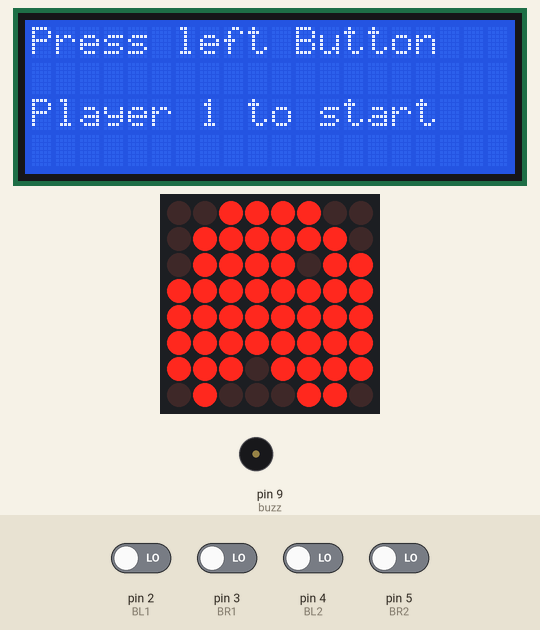
The sketch below on a simulated Arduino Uno, built with avr-gcc and run on an emulated ATmega328P. Parts: 20×4 character LCD, 8×8 LED matrix, buzzer (waves = sounding, pin HIGH). The test bench sets the inputs (shaded band); at power-on: pin 2 (BL1), pin 3 (BR1), pin 4 (BL2), pin 5 (BR2) LOW. Random numbers use the default seed unless the sketch sets one.

Above: at 0.9 s.
1.0 s: pin 2 (BL1) driven HIGH
At 1.29 s:
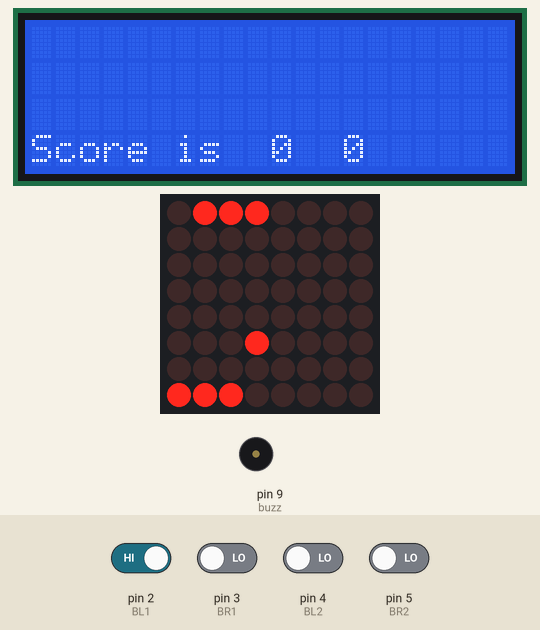
3.0 s: pin 3 (BR1) driven HIGH
At 3.44 s:
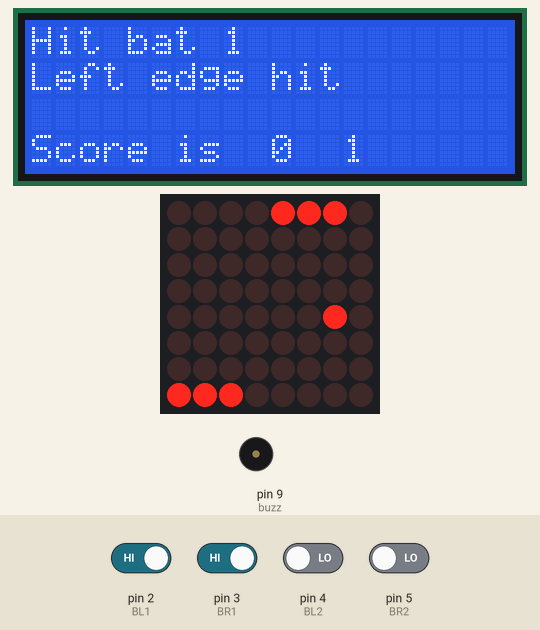
5.2 s: pin 4 (BL2) driven HIGH
At 6.77 s:
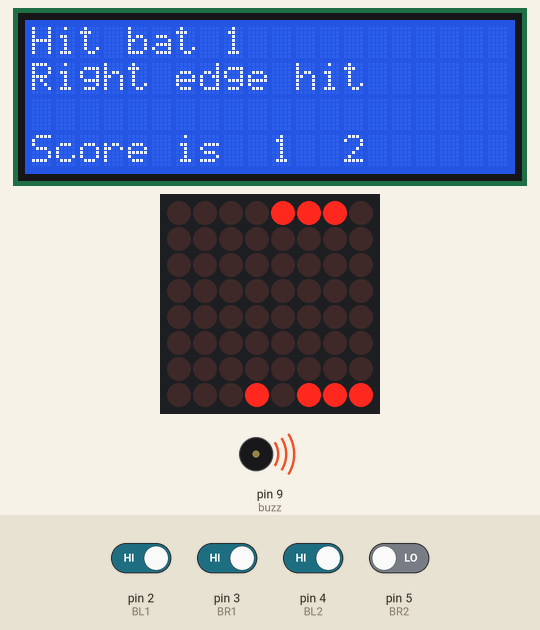
7.2 s: pin 5 (BR2) driven HIGH
At 7.48 s:
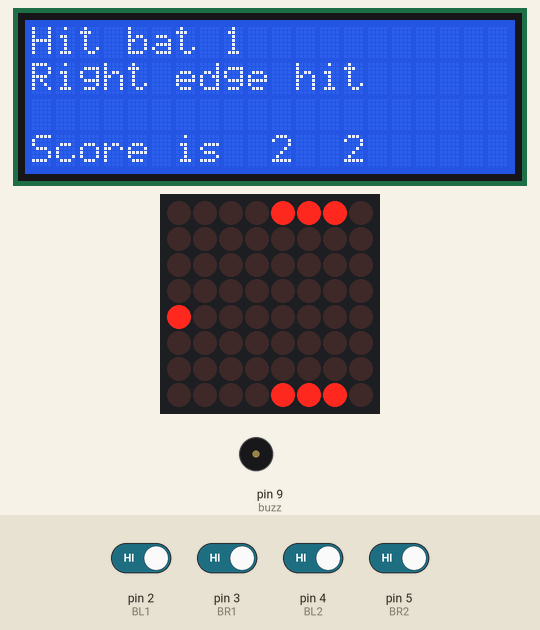
9.2 s: pin 2 (BL1) driven LOW
At 9.63 s:
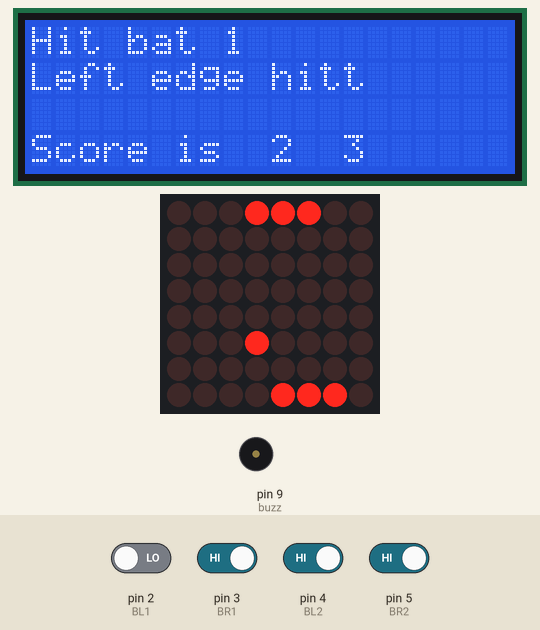
11.4 s: pin 4 (BL2) driven LOW
At 12.38 s:
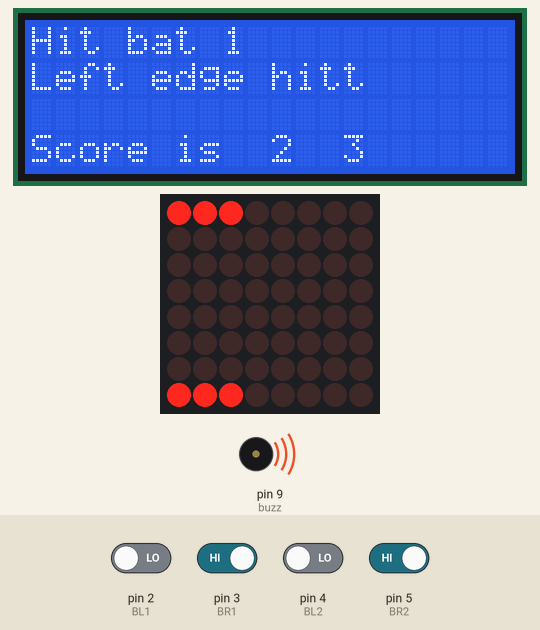
Timing chart, 0 to 16.0 s (numbered marks = the images above; inputs shaded):
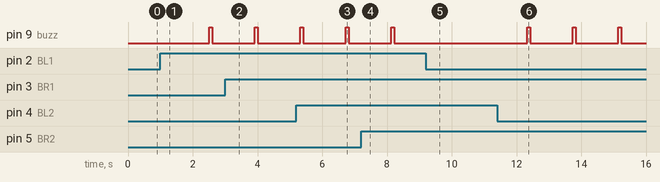

The sketch:

PingPong.ino
```cpp
#include <stdarg.h>

#include<LedControl.h>

#include <Wire.h> // Added library* This is for the LCD SCREEN

#include <LiquidCrystal_I2C.h> // Added library* This is for the LCD screen

LiquidCrystal_I2C lcd(0x27,20,4);//I2C address for the LCD display and declaring it //as a 20x4 //display

LedControl lc=LedControl(12,11,10,1); // this is declaring the pins for the LED 8x8 matrix

/**********************************************************/ // this will be used to split up code as it //makes it easier for me to read and write

int BL1=2; // player 1 Left button on pin 2

int BR1=3; // player 1 Right button on pin 3

int BL2=4; // player 2 Left button on pin 4

int BR2=5; // player 2 Right button on pin 5

int buzz = 9; // for buzzer pin 9

//All bat parameters are in arrays, where the first parameter is bat 0 and the second is bat 1

int batSize[]={3,3};

int batPos[]={0,0};

int height=8; //Height (and width) of the matrix


//Score for player 0 and 1/

int score[]={0,0};

int rbx = (int)random(3,6); //random number between 3 and 6 for the x coordinate for the ball

int rby = (int)random(3,6); //random number between 3 and 6 for the y coordinate for the ball

// as stated above this generate a random number for the ball position between the 3rd and 6th //LED on the Matrix

int ballPos[]={rbx,rby};


const int RandVX [] = {-1,1}; // this is an array that has the ball directions of -1 and 1

int rvx = RandVX [random (0, 2)]; // this random function uses the array to pick one of the 2 //numbers to generate the random number

// this is so that it doesn't pick 0 as the wall wouldn't move in a diagonal direction.


const int RandVY [] = {-1,1}; // this is an array that has the ball directions of -1 and 1

int rvy = RandVY [random (0, 2)]; // this random function uses the array to pick one of the 2 //numbers to generate the random number

int ballVec[]={rvx,rvy}; //the vector direction where the ball starts


/**********************************************************/

byte Pacman[] = { // pacman for the intial screen

  // pacman might be relevent for pong but it looks nice as a intial display

  B00111100,

  B01111110,

  B01111011,

  B11111111,

  B11111111,

  B11111111,

  B11101111,

  B01000110

  };


/**********************************************************/

int moveBat(int batNum, int dir){

   //moves a bat

   //batNum is 0 or 1, 0 for left bat, 1 for right

   //dir is a number. -1 or 1 will move the bat up or down. Other numbers will be ignored

   //Function returns -1 if the bat hit an edge and couldn't move the full distance

   //   0 on success

   //   1 when given an incorrect value for dir

   if(dir==-1 || dir==1){

     batPos[batNum]+=dir;

     if(batPos[batNum]<0){

       batPos[batNum]=0;

       return -1;

     }

     if(batPos[batNum]+batSize[batNum]>height){

       batPos[batNum]=height-batSize[batNum];

       return -1;

     }

     return 0;

   }

   return 1;

}

/**********************************************************/

//Move the ball one step, bouncing if necessary

//returns -1 unless the ball hits a left or right edge

//If it hits the left-hand edge it returns 0

//If it hits the right-hand edge it returns 1

//If it hits a bat, it returns -1

int ballStep(){

  int next[]={0,0};

  next[0]=ballPos[0]+ballVec[0];

  next[1]=ballPos[1]+ballVec[1];

  int edgeNum=-1;

  //Check top/bottom

  if(next[1]<0 || next[1]>=height){

     ballVec[1]*=-1;

  }

  //Now check bats...

  if(next[0]==0 && ballPos[1]>=batPos[0] && ballPos[1]<(batPos[0]+batSize[0])){

    ballVec[0]*=-1;

    lcd.setCursor(0,0); // this sets where the text will appear in the LCD screen

    lcd.print("Hit bat 0"); // this prints to the LCD screen

    }

   else if(next[0] < 0){

    lcd.setCursor(0,1);// this sets where the text will appear in the LCD screen below the Bat hitter //text

    lcd.print("Left edge hit");// this prints to the LCD screen

    ballVec[0]*=-1;

    edgeNum=0;

    digitalWrite(buzz, HIGH); // this turns on the buzzer when the edge has been hit

    delay(100);

    digitalWrite(buzz, LOW); //this turns off the buzzer after the delay

    }

  if(next[0]==height-1 && ballPos[1]>=batPos[1] && ballPos[1]<batPos[1]+batSize[1]){

    ballVec[0]*=-1;

    lcd.setCursor(0,0); // this sets where the text will appear in the LCD screen

    lcd.print("Hit bat 1"); // this prints to the LCD screen

    }

  else if(next[0] >= height){

    lcd.setCursor(0,1);// this sets where the text will appear in the LCD screen below the Bat hitter //text

    lcd.print("Right edge hit");// this prints to the LCD screen

    ballVec[0]*=-1;

    edgeNum=1;

    digitalWrite(buzz, HIGH); // this turns on the buzzer when the edge has been hit

    delay(100);

    digitalWrite(buzz, LOW); //this turns off the buzzer after the delay

    }

  ballPos[0]+=ballVec[0];

  ballPos[1]+=ballVec[1];

  return edgeNum;;

  }

/**********************************************************/

void drawGame(){

 lc.clearDisplay(0);

 //Bats

 for(int i=0; i<2; i++)

   for(int j=0; j<batSize[i];j++)

     lc.setLed(0,i*(height-1),j+batPos[i],true);  //Ball

     lc.setLed(0,ballPos[0],ballPos[1],true);

       }

/**********************************************************/

void setup() {

  /*

   The MAX72XX is in power-saving mode on startup,

   we have to do a wakeup call

   */

  pinMode(BL1,INPUT); //setting the button to an input

  pinMode(BR1,INPUT); //setting the button to an input

  pinMode(BL2,INPUT); //setting the button to an input

  pinMode(BR2,INPUT); //setting the button to an input

  pinMode(buzz, OUTPUT);//setting the buzzer to an output

  lc.shutdown(0,false);

  /* Set the brightness to a medium values */

  lc.setIntensity(0,1);

  /* and clear the display */

  lc.clearDisplay(0);

  lcd.init(); // 20 x 4 LCD module  initialize the lcd

  lcd.backlight(); // turns the back light on

  lcd.clear(); // clears the LCD display

  randomSeed(A1); // initializes the pseudo-random number generator, it is works on an //unconnected pin


  newGame(); // this makes it so that the program starts at newGame() instead of the default of //starting at the loop

  }

/**********************************************************/

void loop(){

  drawGame();

  int result;

  result=ballStep();

  if(result==0){

    score[1]+=1;

  }

  if(result==1){

   score[0]+=1;

  }

  lcd.setCursor(0,3); // this sets where the text will appear in the LCD screen below the Edge hit  //3rd line down

  lcd.print("Score is "); // this prints to the LCD screen

  lcd.setCursor(10,3); // this sets where the text will appear which is 3rd line and 10 character //spaces in

  lcd.print(score[0]); // this print the score of player 1 to the LCd

  lcd.setCursor(13,3); // this sets where the text will appear which is 3rd line and 13 character //spaces in

  lcd.print(score[1]); // this print the score of player 2 to the LCd


  int val1l = digitalRead(BL1); //reads player 1 left button

   if(val1l == HIGH){ // when button value is high then the if statement is true

      moveBat(0,1); // moves bat1 up

      }

  int val1r = digitalRead(BR1);//reads player 1 right button

   if (val1r == HIGH){ // when button value is high then the if statement is true

    moveBat(0,-1); // moves bat1 down

      }

  int val2l = digitalRead(BL2); //reads player 2 left button

   if(val2l == HIGH){ // when button value is high then the if statement is true

    moveBat(1,1);  // moves bat2 up

      }

  int val2r = digitalRead(BR2);//reads player 2 right button

   if (val2r == HIGH){ // when button value is high then the if statement is true

    moveBat(1,-1); // moves bat2 down

      }


  if ( score[0] == 5){ //if statement for when score of player 1 is 5

    lcd.clear(); // clears the matrix

    lcd.setCursor(0,0); // sets where the text will appear on the LCD screen

    lcd.print("Player 1 Wins :)");// Print a message to the LCD.

    delay(500); // delays by half a second

    WIN(); // goes to WIN() where the screen will do some pretty lines

    }


  if (score[1] == 5){ //if statement for when score of player 2 is 5

    lcd.clear(); // clears the matrix

    lcd.setCursor(0,0); // sets where the text will appear on the LCD screen

    lcd.print("Player 2 Wins :)"); // Print a message to the LCD.

    delay(500); // delays by half a second

    WIN(); // goes to WIN() where the screen will do some pretty lines

    }


  delay(170); // this delay is crucial as it controls how fast the ball moves


  }

/**********************************************************/

void WIN(){

  // this function runs when it is called which is when a player wins

  // in this function a screen turns on a column of leds at a time which is 10 milli seconds

  lc.clearDisplay(0); // clears the led matrix

  lc.setColumn(0,7,B11111111);

  delay(10);

  lc.setColumn(0,6,B11111111);

  delay(10);

  lc.setColumn(0,5,B11111111);

  delay(10);

  lc.setColumn(0,4,B11111111);

  delay(10);

  lc.setColumn(0,3,B11111111);

  delay(10);

  lc.setColumn(0,2,B11111111);

  delay(10);

  lc.setColumn(0,1,B11111111);

  delay(10);

  lc.setColumn(0,0,B11111111);

  delay(10);

  lc.setColumn(0,7,B00000000);

  delay(10);

  lc.setColumn(0,6,B00000000);

  delay(10);

  lc.setColumn(0,5,B00000000);

  delay(10);

  lc.setColumn(0,4,B00000000);

  delay(10);

  lc.setColumn(0,3,B00000000);

  delay(10);

  lc.setColumn(0,2,B00000000);

  delay(10);

  lc.setColumn(0,1,B00000000);

  delay(10);

  lc.setColumn(0,0,B00000000);

  delay(10);


  newGame(); // calls the function of newGame()

}

/**********************************************************/

void snew(){

// this for loop turns on a row of LEDs on the matrix at a time

  for(int i=0;i<8;i++){

      lc.setRow(0,i,Pacman[i]); //

      }

  lcd.setCursor(0,0); //sets where the text will appear on the LCD screen

  lcd.print("Press left Button   Player 1 to start");   // prints the text to the LCD display

}

/**********************************************************/

void newGame(){

  snew(); // calls the function of snew()

  while(digitalRead(BL1) == false){ // this while is looks constantly for the BL1 to be pressed it will //allow the program to continue

    // once the button has been pressed

  }

  score[0] = 0; // resets the score to 0 for player 1

  score[1] = 0; // resets the score to 0 for player 2


  lcd.clear(); // clears the LCD display

  batPos[0]=0; // this resets the bat position for every new game for Bat 1

  batPos[1]=0; // this resets the bat position for every new game for Bat 2

  }

/**********************************************************/
```

Measured:
- after the input at 1.0 s, pin 9 (buzz): LOW → HIGH after 1.5 s, → LOW 0.10 s later; the display: first changes at once (image 1 shows a later state)
